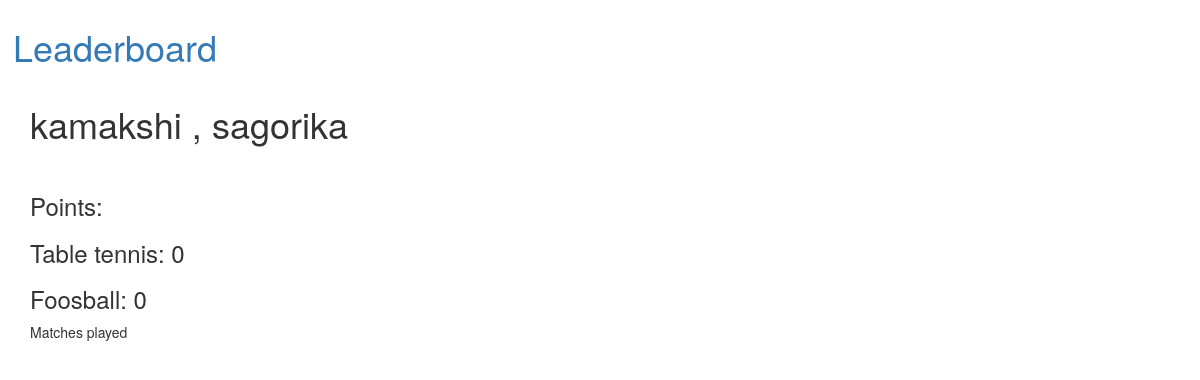
The page /team/12 on the database as committed earlier.
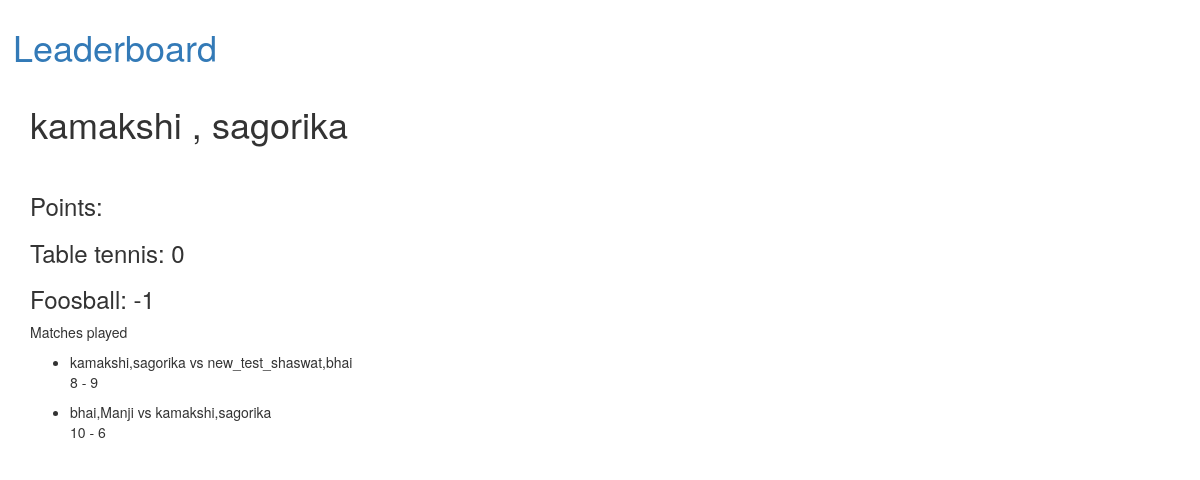
The same page on the database as committed later.
### competition/models.py (models this page shows, shortened)
class Team(models.Model):
    player1 = models.ForeignKey(Player, on_delete=models.CASCADE, related_name="first")
    player2 = models.ForeignKey(Player, on_delete=models.CASCADE, related_name="second")
    tt_points = models.IntegerField(default=0, blank=True, null=True)
    foosball_points = models.IntegerField(default=0, blank=True, null=True)
    class Meta:
        unique_together = ['player1', 'player2']
    def __str__(self):
        return self.player1.__str__() + ',' + self.player2.__str__()

class Player(models.Model):
    name = models.CharField(max_length=50)
    def __str__(self):
        return self.name

class Match(models.Model):
    team1 = models.ForeignKey(Team, on_delete=models.CASCADE, related_name="team1")
    team2 = models.ForeignKey(Team, on_delete=models.CASCADE, related_name="team2")
    team1_score = models.IntegerField(default=0)
    team2_score = models.IntegerField(default=0)
    game = models.CharField(max_length=10, choices=GAME_TYPES)
    comptn = models.ForeignKey(Competition, on_delete=models.CASCADE, blank=True, null=True, default=None)

### competition/views.py (the view)
# urls.py: url('team/(?P<pk>\d+)', teamDetail, name='team-detail'),
def teamDetail(request, pk):
    team = Team.objects.get(pk=pk)
    matches = Match.objects.filter(Q(team1=team) | Q(team2=team))
    content = {
        'team': team,
        'matches': matches
    }
    return render(request, 'team/detail.html', {'content': content})

### competition/templates/team/detail.html
{% extends "base.html" %}
{% load static %}
{% block content %}
<h1>{{ content.team.player1 }} , {{ content.team.player2 }} </h1>
<br>
<h3> Points:</h3>
<h3>Table tennis: {{ content.team.tt_points }}</h3>
<h3>Foosball: {{ content.team.foosball_points }}</h3>
<p>Matches played
	<ul>
		{% for match in content.matches %}
		<li>{{ match.team1 }} vs {{ match.team2 }}</li>
		<p>{{ match.team1_score }} - {{ match.team2_score }}</p>
		{% endfor %}
	</ul>
</p>
{% endblock %}

Rows that differ between the two databases and show on the page:
changed Team "kamakshi": team.foosball_points "0" → "-1"
added Match: team1 "kamakshi,sagorika", team2 "new_test_shaswat,bhai", team1_score "8", team2_score "9"
added Match: team1 "bhai,Manji", team2 "kamakshi,sagorika", team1_score "10", team2_score "6"
